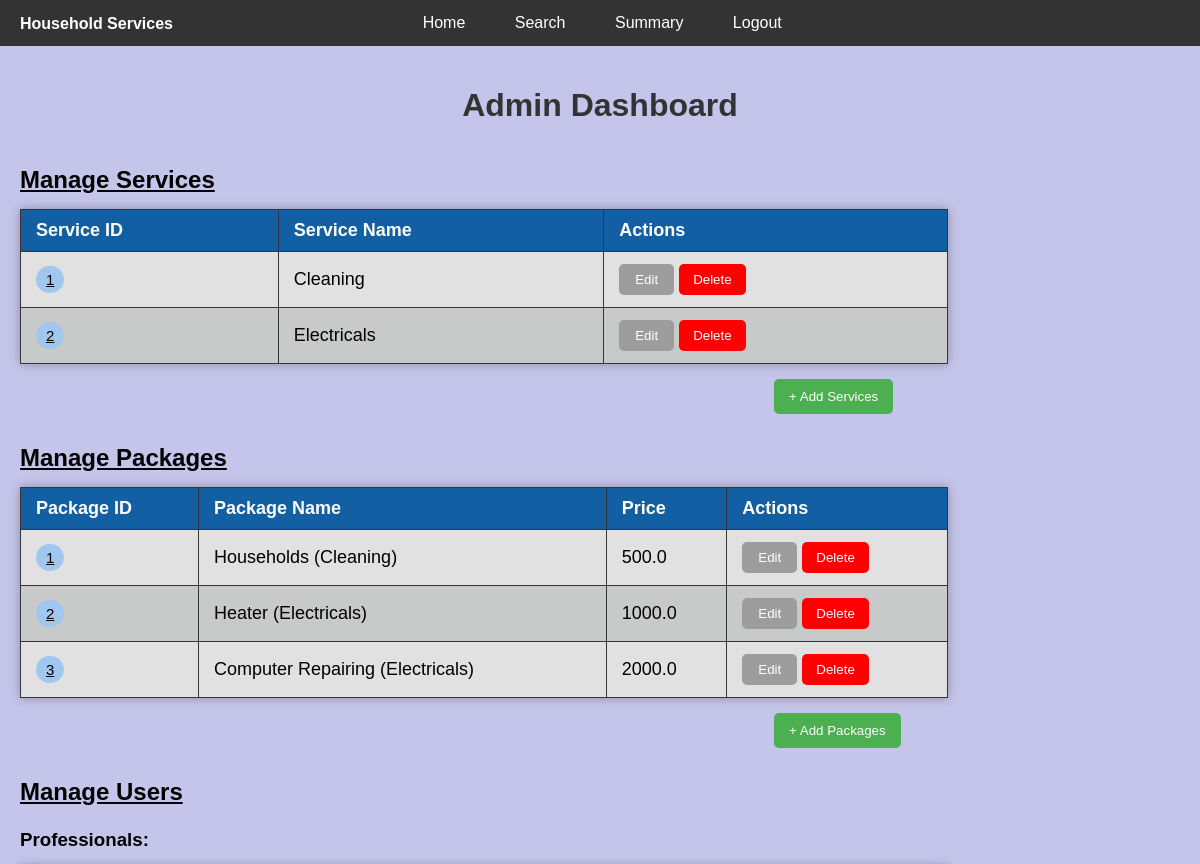
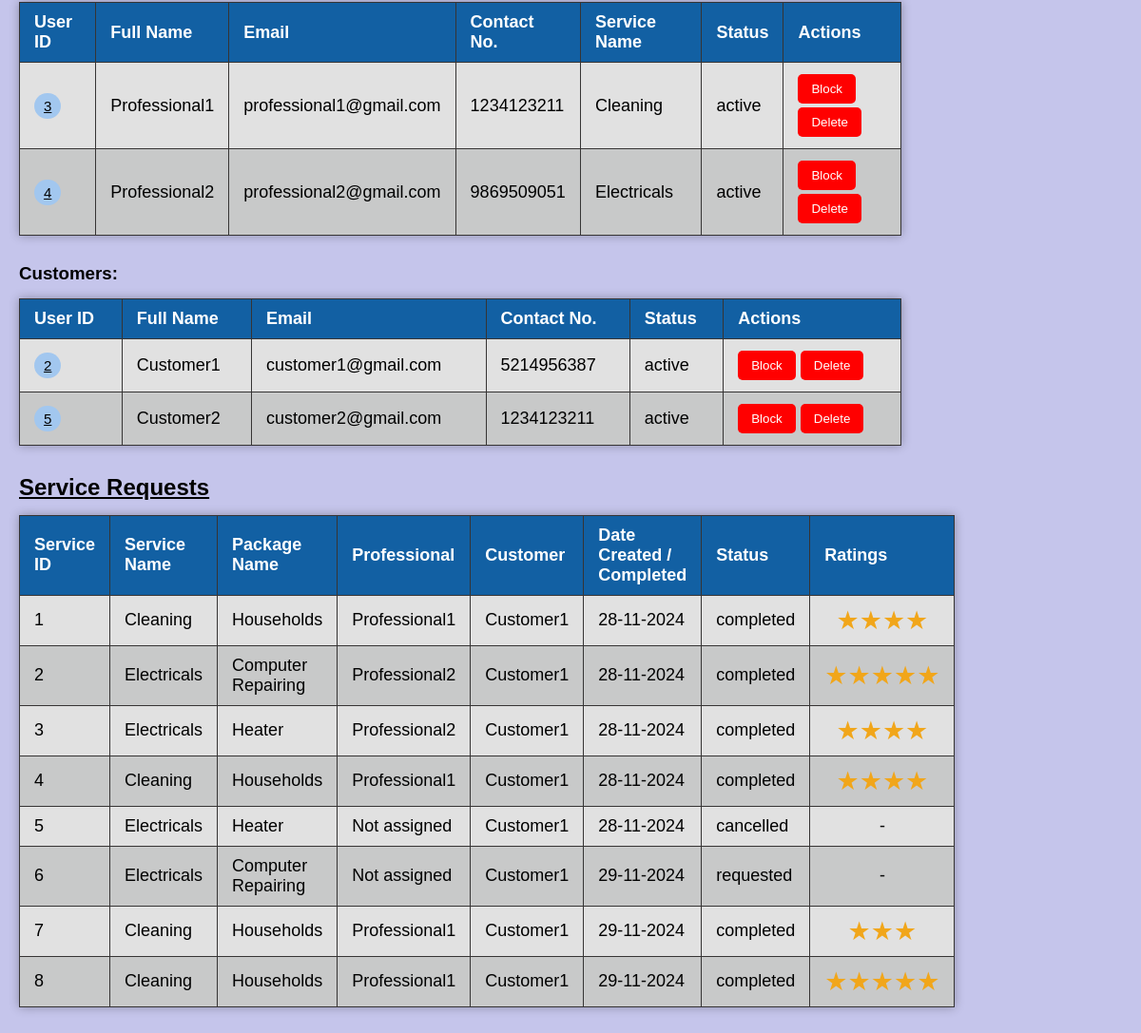
The page /admin (signed in) on the database its author committed (2 pictures, top to bottom).
### backend/models.py (models this page shows)
class Service(db.Model):
    id = db.Column(db.Integer, primary_key=True)
    service_name = db.Column(db.String(100), nullable=False, unique=True)
    packages = db.relationship('Package', backref=db.backref('service', uselist=False), lazy=True, cascade='all,delete')
    professional = db.relationship('Professional', backref=db.backref('service', uselist=False), lazy=True, cascade='all,delete')

class Package(db.Model):
    id = db.Column(db.Integer, primary_key=True)
    service_id = db.Column(db.Integer, db.ForeignKey('service.id'), nullable=False)
    package_name = db.Column(db.String(255), nullable=False)
    price = db.Column(db.Float, nullable=False)
    requests = db.relationship('ServiceRequest', backref=db.backref('package', uselist=False),cascade='all,delete')

class Professional(db.Model):
    id = db.Column(db.Integer, primary_key=True)
    user_id = db.Column(db.Integer, db.ForeignKey('user.id'), nullable=False)
    full_name= db.Column(db.String(50), nullable=False)
    contact = db.Column(db.String(10), nullable=False)
    address = db.Column(db.String(100), nullable=False)
    pin_code = db.Column(db.Integer, nullable=False)
    experience = db.Column(db.Integer, nullable=False)
    service_id = db.Column(db.Integer, db.ForeignKey('service.id'), nullable=False)
    user = db.relationship('User',cascade='all,delete', backref=db.backref('professional',uselist=False), uselist=False)
    requests=db.relationship('ServiceRequest',backref=db.backref('professional',uselist=False),cascade='all,delete')

class User(db.Model):
    id = db.Column(db.Integer, primary_key=True)
    email = db.Column(db.String(120), unique=True, nullable=False)
    password = db.Column(db.String(100), nullable=False)
    role = db.Column(db.String(10), nullable=False)  #  'admin' or 'customer' or 'professional'
    user_status = db.Column(db.String(10), nullable=False)  # active, inactive, blocked

class Customer(db.Model):
    id = db.Column(db.Integer, primary_key=True)
    user_id = db.Column(db.Integer, db.ForeignKey('user.id'), nullable=False)
    full_name = db.Column(db.String(50), nullable=False)
    contact = db.Column(db.String(10), nullable=False)
    address = db.Column(db.String(100), nullable=False)
    pin_code = db.Column(db.Integer, nullable=False)
    user = db.relationship('User',cascade='all,delete', backref=db.backref('customer',uselist=False), uselist=False)
    requests = db.relationship('ServiceRequest',backref=db.backref('customer',uselist=False),cascade='all,delete')

class ServiceRequest(db.Model):
    id = db.Column(db.Integer, primary_key=True)
    customer_id = db.Column(db.Integer, db.ForeignKey('customer.id'), nullable=False)
    professional_id = db.Column(db.Integer, db.ForeignKey('professional.id'), nullable=True)
    package_id = db.Column(db.Integer, db.ForeignKey('package.id'), nullable=False)
    date_of_request = db.Column(db.DateTime, default=datetime.utcnow, nullable=False)
    date_of_complete = db.Column(db.DateTime)
    status = db.Column(db.String(20), default='requested', nullable=False)  # requested, accepted, rejected, cancelled, completed
    rating = db.Column(db.Integer, nullable=True) # out of 5

### backend/controllers.py (the view)
@app.route('/admin')
def admin_dashboard():
    if check_admin() == False:
        return redirect(url_for('home',msg="You are not logged in as an admin!"))
    services = Service.query.all()
    users = User.query.all()
    professionals = Professional.query.all()
    customers = Customer.query.all()
    packages = Package.query.all()
    service_requests = ServiceRequest.query.all()
    msg = request.args.get('msg')
    return render_template('admin_dash.html',services=services,users=users,professionals=professionals,customers=customers,packages=packages,service_requests=service_requests,msg=msg)

### backend/controllers.py (called while the page is built)
def check_admin():
    if 'user_id' in session and session['role'] == 'admin':
        return True
    return False

### templates/admin_dash.html (shortened to what this page needs)
{% extends 'admin_layout.html' %}
{% block content %}
<div class="rest">
    <h1>Admin Dashboard</h1>
    <h2>Manage Services</h2>
    <table class="table-style">
        <thead>
            <tr>
                <th>Service ID</th>
                <th>Service Name</th>
                <th>Actions</th>
            </tr>
        </thead>
        <tbody>
            {% if services %}
                {% for service in services %}
                <tr>
                    <td><button class="view-button" onclick="window.location.href='/admin/view/services?service_id={{ service.id }}'">{{ service.id }}</button></td>
                    <td>{{ service.service_name }}</td>
                    <td >
                        <button class="edit-button" onclick="window.location.href='/admin/edit_service/{{ service.id }}'">Edit</button>
                        <button class="red-button"  onclick="if(confirm('Are you sure you want to delete this service?')) window.location.href='/admin/delete_service/{{ service.id }}'">Delete</button>
                    </td>
                </tr>
                {% endfor %}
            {% else %}
                <tr>
                    <td colspan="5" align="center">No services found.</td>
                </tr>
            {% endif %}
        </tbody>
    </table>
    <button onclick="window.location.href='/admin/add_service'" class="green" id ="add_service">+ Add Services</button>
    <h2>Manage Packages</h2>
    <table class="table-style">
        <thead>
            <tr>
                <th>Package ID</th>
                <th>Package Name</th>
                <th>Price</th>
                <th>Actions</th>
            </tr>
        </thead>
        <tbody>
            {% if packages %}
                {% for package in packages %}
                <tr>
                    <td><button class="view-button" onclick="window.location.href='/admin/view/packages?package_id={{ package.id }}'">{{ package.id }}</button></td>
                    <td>{{ package.package_name }} ({{ package.service.service_name }})</td>
                    <td>{{ package.price }}</td>
                    <td >
                        <button class="edit-button" onclick="window.location.href='/admin/edit_package/{{ package.id }}'">Edit</button>
                        <button class="red-button"  onclick="if(confirm('Are you sure you want to delete this package?')) window.location.href='/admin/delete_package/{{ package.id }}'">Delete</button>
                    </td>
                </tr>
                {% endfor %}
            {% else %}
                <tr>
                    <td colspan="5" align="center">No packages found.</td>
                </tr>
            {% endif %}
        </tbody>
    </table>
    <button onclick="window.location.href='/admin/add_package'" class="green" id ="add_package">+ Add Packages</button>
    <h2>Manage Users</h2>
    <h3>Professionals:</h3>
        <table class="table-style">
            <thead>
                <tr>
                    <th>User ID</th>
                    <th>Full Name</th>
                    <th>Email</th>
                    <th>Contact No.</th>
                    <th>Service Name</th>
                    <th>Status</th>
                    <th>Actions</th>
                </tr>
            </thead>
            <tbody>
                {% if professionals %}
                    {% for professional in professionals %}
                        <tr>
                            <td><button class="view-button" onclick="window.location.href='/admin/view/professionals?professional_id={{ professional.user.id }}'">{{ professional.user.id }}</button></td>
                            <td>{{ professional.full_name }}</td>
                            <td>{{ professional.user.email }}</td>
                            <td>{{ professional.contact }}</td>
                            <td>{{ professional.service.service_name }}</td>
                            <td>{{ professional.user.user_status }}</td>
                            <td>
                                {% if professional.user.user_status == 'inactive' %}
                                    <button class="green" onclick="window.location.href='/admin/approve_user/{{ professional.user.id }}'">Approve</button>
                                    <button class="red-button" onclick="window.location.href='/admin/reject_user/{{ professional.user.id }}'">Reject</button>
                                {% elif professional.user.user_status == 'rejected' %}
                                    <button class="red-button" onclick="if(confirm('Are you sure you want to delete this user?')) window.location.href='/admin/delete_user/{{ professional.user.id }}'">Delete</button>
                                {% else %}
                                    {% if professional.user.user_status == 'active' %}
                                    <button class="red-button" onclick="window.location.href='/admin/block_user/{{ professional.user.id }}'">Block</button>
                                    {% elif professional.user.user_status == 'blocked' %}
                                    <button class="edit-button" onclick="window.location.href='/admin/unblock_user/{{ professional.user.id }}'">Unblock</button>
                                    {% endif %}
                                    <button class="red-button" onclick="if(confirm('Are you sure you want to delete this user?')) window.location.href='/admin/delete_user/{{ professional.user.id }}'">Delete</button>
                                {% endif %}
                            </td>
                        </tr>
                    {% endfor %}
                {% else %}
                    <tr>
                        <td colspan="7" align="center">No registered professionals.</td>
                    </tr>
                {% endif %}
            </tbody>
        </table>
    <h3>Customers:</h3>
        <table class="table-style">
            <thead>
                <tr>
                    <th>User ID</th>
                    <th>Full Name</th>
                    <th>Email</th>
                    <th>Contact No.</th>
                    <th>Status</th>
                    <th>Actions</th>
                </tr>
            </thead>
            <tbody>
                {% if customers %}
                    {% for customer in customers %}
                        <tr>
                            <td><button class="view-button" onclick="window.location.href='/admin/view/customers?customer_id={{customer.user.id}}'">{{ customer.user.id }}</button></td>
                            <td>{{ customer.full_name }}</td>
                            <td>{{ customer.user.email }}</td>
                            <td>{{ customer.contact }}</td>
                            <td>{{ customer.user.user_status }}</td>
                            <td>
                                {% if customer.user.user_status == 'active' %}
                                <button class="red-button" onclick="window.location.href='/admin/block_user/{{ customer.user.id }}'">Block</button>
                                {% elif customer.user.user_status == 'blocked' %}
                                <button class="edit-button" onclick="window.location.href='/admin/unblock_user/{{ customer.user.id }}'">Unblock</button>
                                {% endif %}
                                <button class="red-button" onclick="if(confirm('Are you sure you want to delete this user?')) window.location.href='/admin/delete_user/{{ customer.user.id }}'">Delete</button>
                            </td>
                        </tr>
                    {% endfor %}
                {% else %}
                    <tr>
                        <td colspan="6" align="center">No registered customers.</td>
                    </tr>
                {% endif %}
            </tbody>
        </table>
    <h2>Service Requests</h2>
        <table class="table-style">
            <thead>
                <tr>
                    <th>Service ID</th>
                    <th>Service Name</th>
                    <th>Package Name</th>
                    <th>Professional</th>
                    <th>Customer</th>
                    <th>Date Created / Completed</th>
                    <th>Status</th>
                    <th>Ratings</th>
                </tr>
            </thead>
            <tbody>
                {% if service_requests %}
                    {% for request in service_requests %}
                            <tr>
                                <td>{{ request.id }}</td>
                                <td>{{ request.package.service.service_name }}</td>
                                <td>{{ request.package.package_name }}</td>
                                {% if request.professional %}
                                <td>{{ request.professional.full_name }}</td>
                                {% else %}
                                <td>Not assigned</td>
                                {% endif %}
                                <td>{{ request.customer.full_name }}</td>
                                {% if request.status == 'completed' %}
                                    <td>{{ request.date_of_complete.strftime("%d-%m-%Y") }}</td>
                                {% else %}
                                    <td>{{ request.date_of_request.strftime("%d-%m-%Y") }}</td>
                                {% endif %}
                                <td>{{ request.status }}</td>
                                {% if request.rating %}
                                    <td class="star">
                                        {% for i in range(request.rating) %}★{% endfor %}
                                    </td>
                                {% else %}
                                    {% if request.status == 'completed' %}
                                        <td>Not Rated</td>
                                    {% else %}
                                        <td align="center">-</td>
                                    {% endif %}
                                {% endif %}
                            </tr>
                    {% endfor %}
                {% else %}
                    <tr>
                        <td colspan="8" align="center">No requests found.</td>
                    </tr>
                {% endif %}
            </tbody>
        </table>
</div
{% endblock %}

### static/styles/main.css (style rules this page uses)
body { font-family: Arial, sans-serif; background-color: #c5c5eb; margin: 0; display: flex; flex-direction: column; }
h1 { text-align: center; color: #333; }
.rest { display: flex; flex-direction: column; padding: 20px; }
.rest #add_service, #add_package { padding: 10px 15px; margin: 5px auto 10px 65%; }
h2 { text-decoration: underline; }
h2, h3 { margin-bottom: 5px; }
.green { padding: 8px 16px; background-color: #4CAF50; color: white; border: none; border-radius: 5px; cursor: pointer; }
.edit-button { background-color: #9e9d9d; padding: 8px 16px; color: white; border: none; border-radius: 5px; cursor: pointer; margin: 2px auto 2px auto; }
.red-button { background-color: #ff0000; padding: 8px 14px; color: white; border: none; border-radius: 5px; cursor: pointer; margin: 2px auto 2px auto; }
.table-style { border-collapse: collapse; width: 80%; margin: 10px 0; font-size: 18px; text-align: left; box-shadow: 0 0 10px rgba(0, 0, 0, 0.3); }
.table-style th, .table-style td { padding: 10px 15px; border: 1px solid #363434; }
.table-style th { background-color: #1260a3; color: white; }
.table-style tr:nth-child(even) { background-color: #c8c9c9; }
.table-style tr:nth-child(odd) { background-color: #e1e1e1; }
.view-button { background-color: #a2c7ef; border-radius: 15px; border: none; font-size: 15px; padding: 5px 10px; cursor: pointer; text-decoration: underline; }
.star { font-size: 1.5em; color: #f1a61a; text-align: center; }

### rows shown on the page
Service: id "1", service_name "Cleaning"
Service: id "2", service_name "Electricals"
Package: id "1", package_name "Households", service.service_name "Cleaning", price "500.0"
Package: id "2", package_name "Heater", service.service_name "Electricals", price "1000.0"
Package: id "3", package_name "Computer Repairing", service.service_name "Electricals", price "2000.0"
Professional: user.id "3", full_name "Professional1", user.email "professional1@gmail.com", contact "1234123211", service.service_name "Cleaning", user.user_status "active"
Professional: user.id "4", full_name "Professional2", user.email "professional2@gmail.com", contact "9869509051", service.service_name "Electricals", user.user_status "active"
Customer: user.id "2", full_name "Customer1", user.email "customer1@gmail.com", contact "5214956387", user.user_status "active"
Customer: user.id "5", full_name "Customer2", user.email "customer2@gmail.com", contact "1234123211", user.user_status "active"
ServiceRequest: id "1", package.service.service_name "Cleaning", package.package_name "Households", professional.full_name "Professional1", customer.full_name "Customer1", date_of_complete "28-11-2024", status "completed"
ServiceRequest: id "2", package.service.service_name "Electricals", package.package_name "Computer Repairing", professional.full_name "Professional2", customer.full_name "Customer1", date_of_complete "28-11-2024", status "completed"
ServiceRequest: id "3", package.service.service_name "Electricals", package.package_name "Heater", professional.full_name "Professional2", customer.full_name "Customer1", date_of_complete "28-11-2024", status "completed"
ServiceRequest: id "4", package.service.service_name "Cleaning", package.package_name "Households", professional.full_name "Professional1", customer.full_name "Customer1", date_of_complete "28-11-2024", status "completed"
ServiceRequest: id "5", package.service.service_name "Electricals", package.package_name "Heater", shows "Not assigned", customer.full_name "Customer1", date_of_request "28-11-2024", status "cancelled"
ServiceRequest: id "6", package.service.service_name "Electricals", package.package_name "Computer Repairing", shows "Not assigned", customer.full_name "Customer1", date_of_request "29-11-2024", status "requested"
ServiceRequest: id "7", package.service.service_name "Cleaning", package.package_name "Households", professional.full_name "Professional1", customer.full_name "Customer1", date_of_complete "29-11-2024", status "completed"
ServiceRequest: id "8", package.service.service_name "Cleaning", package.package_name "Households", professional.full_name "Professional1", customer.full_name "Customer1", date_of_complete "29-11-2024", status "completed"
